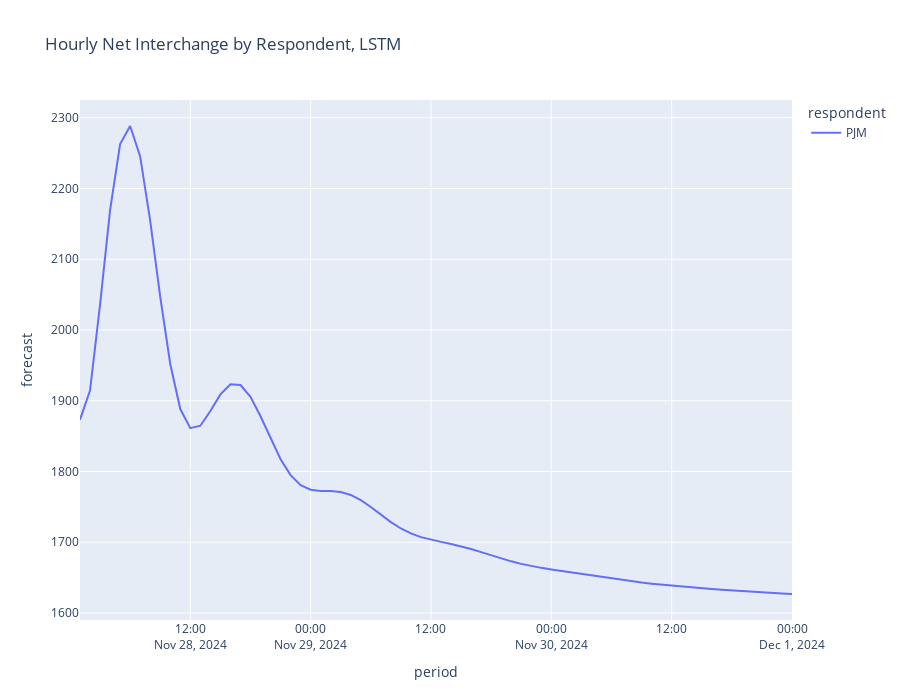

Notebook cell for this chart:
### Code cell
px.line(final_forecast_df, x='period', y='forecast', color='respondent', height = 700, title='Hourly Net Interchange by Respondent, LSTM')
